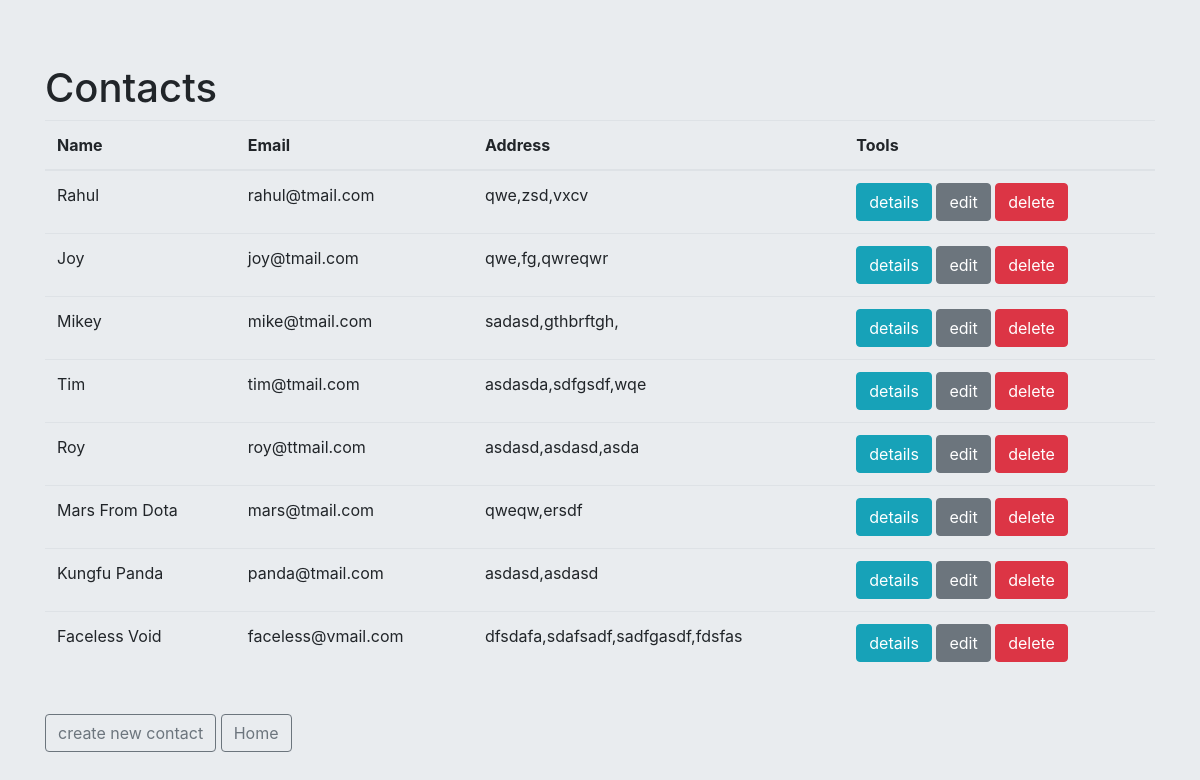
Screenshot of /contacts with the database file from the repository.
### member/models.py (models this page shows, shortened)
class  Contact(models.Model):
    name = models.CharField(max_length=100)
    email = models.EmailField()
    address = models.CharField(max_length=100)
    phone = models.CharField(max_length=50)

### member/views.py (the view)
# urls.py: path('contacts', views.ContactList.as_view(), name='contact_list'),
class ContactList(ListView):
    model = Contact

### member/templates/member/contact_list.html
{% extends 'member/base.html' %}
{% block content %}
      <h1>Contacts</h1>
      <table class="table table-hover">
      <thead>
      <tr>
        <th scope="col">Name</th>
        <th scope="col">Email</th>
        <th scope="col">Address</th>
        <th scope="col">Tools</th>
      </tr>
      </thead>
      <tbody>
      {% for contact in object_list %}
      <tr>
      <td>{{ contact.name|title }}</td>
      <td>{{ contact.email }}</td>
      <td>{{ contact.address }}</td>
      <td>
        <a  class="btn btn-info" href="{% url 'contact_detail'  contact.id  %}">details</a>
        <a class="btn btn-secondary" href="{% url 'contact_edit'  contact.id  %}">edit</a>
        <a class="btn btn-danger" href="{% url 'contact_delete'  contact.id  %}">delete</a>
      </td>
      </tr>
      {% endfor %}
      </tbody>
      </table>
      <br>
      <a type="button" class="btn btn-outline-secondary" href="{% url 'contact_create'  %}">create new contact</a>
      <a type="button" class="btn btn-outline-secondary" href="{% url 'home'  %}">Home</a>
    </div>
  </body>
</html>
{% endblock %}

### member/templates/member/base.html (shortened to what this page needs)
<!DOCTYPE html>
<html lang="en" dir="ltr">
  <head>
    <link rel="stylesheet" href="https://stackpath.bootstrapcdn.com/bootstrap/4.3.1/css/bootstrap.min.css">
  </head>
  <body>
    <div class="jumbotron jumbotron-fluid">
    <div class="container">
      {% block content %}
     {% endblock %}
  </body>
</html>

### rows the page displays
Contact: name "Rahul", email "rahul@tmail.com", address "qwe,zsd,vxcv"
Contact: name "Joy", email "joy@tmail.com", address "qwe,fg,qwreqwr"
Contact: name "Mikey", email "mike@tmail.com", address "sadasd,gthbrftgh,"
Contact: name "Tim", email "tim@tmail.com", address "asdasda,sdfgsdf,wqe"
Contact: name "Roy", email "roy@ttmail.com", address "asdasd,asdasd,asda"
Contact: name "Mars From Dota", email "mars@tmail.com", address "qweqw,ersdf"
Contact: name "Kungfu Panda", email "panda@tmail.com", address "asdasd,asdasd"
Contact: name "Faceless Void", email "faceless@vmail.com", address "dfsdafa,sdafsadf,sadfgasdf,fdsfas"
